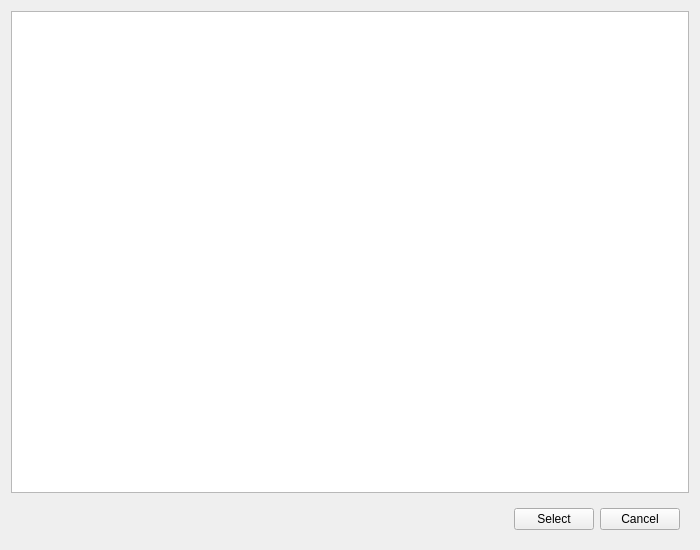
<?xml version="1.0" encoding="UTF-8"?>
<ui version="4.0">
 <class>addcase</class>
 <widget class="QWidget" name="addcase">
  <property name="geometry">
   <rect>
    <x>0</x>
    <y>0</y>
    <width>700</width>
    <height>550</height>
   </rect>
  </property>
  <property name="windowTitle">
   <string>Add Cases</string>
  </property>
  <layout class="QVBoxLayout" name="verticalLayout">
   <item>
    <layout class="QHBoxLayout" name="search_layout"/>
   </item>
   <item>
    <widget class="QTextBrowser" name="cases_to_choose"/>
   </item>
   <item>
    <widget class="QWidget" name="selectbtnwidget" native="true">
     <layout class="QHBoxLayout" name="horizontalLayout_2">
      <item>
       <spacer name="horizontalSpacer_2">
        <property name="orientation">
         <enum>Qt::Horizontal</enum>
        </property>
        <property name="sizeHint" stdset="0">
         <size>
          <width>468</width>
          <height>20</height>
         </size>
        </property>
       </spacer>
      </item>
      <item>
       <widget class="QPushButton" name="selectcasebtn">
        <property name="text">
         <string>Select</string>
        </property>
       </widget>
      </item>
      <item>
       <widget class="QPushButton" name="casecancelbtn">
        <property name="text">
         <string>Cancel</string>
        </property>
       </widget>
      </item>
     </layout>
    </widget>
   </item>
  </layout>
 </widget>
 <resources/>
 <connections/>
</ui>
